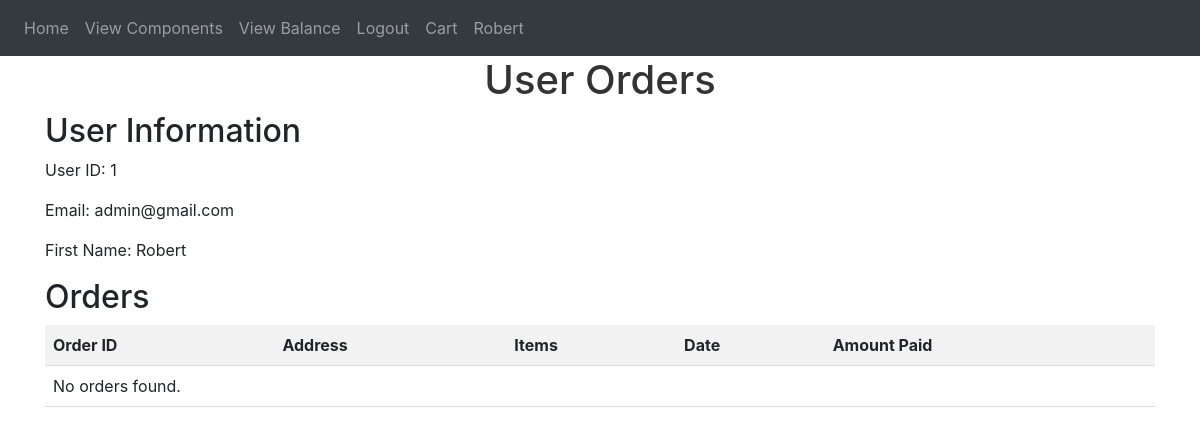
/userOrders?userID=1 (signed in), run on an earlier commit of the app's database.
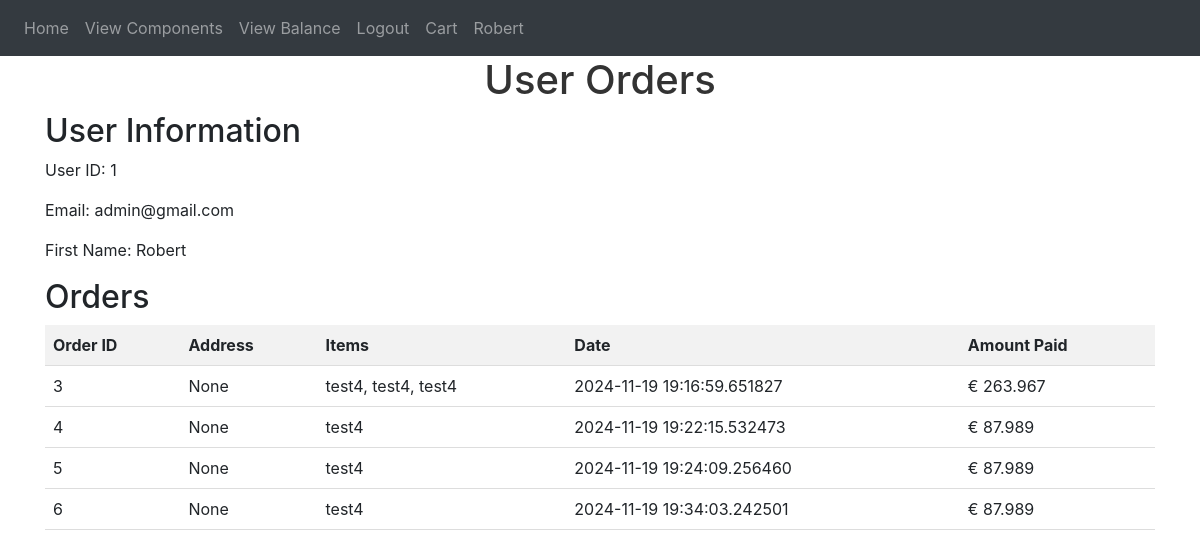
And on a later commit of the database.
### website/models.py (models this page shows)
class Order(db.Model):
    __tablename__ = 'order'
    id = db.Column(db.Integer, primary_key=True)
    address = db.Column(db.String(255))
    amountPaid = db.Column(db.Integer, nullable=False)
    orderItems = db.Column(db.String, nullable=False)
    orderDate = db.Column(db.DateTime, nullable=False, default=datetime.utcnow)  # New column for order date
    user_id = db.Column(db.Integer, db.ForeignKey('user.id'), nullable=False)

class Component(db.Model):
    id = db.Column(db.Integer, primary_key=True)
    name = db.Column(db.String(100), nullable=False)
    description = db.Column(db.Text, nullable=False)
    image_url = db.Column(db.String(200), nullable=False)
    price = db.Column(db.Float, nullable=False)
    stock = db.Column(db.Integer, nullable=False)
    rating = db.Column(db.Float, nullable=True)
    priceModifier = db.Column(db.Float, nullable=False, default=1)
    isOnSale = db.Column(db.Boolean, default=False)
    created_at = db.Column(db.DateTime, default=datetime.utcnow)

### website/views.py (the view)
@views.route("/userOrders",methods=["GET","POST"])
@login_required
def userOrders():
    currencyMultiplier = 0
    currencySymbol="None"
    if current_user.Country == "LT":
        currencyMultiplier = 1.10
        currencySymbol = "€"
    if current_user.Country == "USA":
        currencyMultiplier = 1
        currencySymbol = "$"
    userID = request.args.get('userID')
    user = User.query.get(userID)
    components = Component.query.all()
    user_orders = Order.query.filter_by(user_id=userID).all()
    return render_template('userOrders.html',user=user,user_orders=user_orders,components=components, get_component_names=get_component_names,currencyMultiplier=currencyMultiplier,currencySymbol=currencySymbol)

### website/views.py (called while the page is built)
def get_component_names(order_items):
    order_items = order_items.strip("[]")  # Remove "[" and "]"
    if order_items == "Empty":
        return "No items"
    ids = order_items.split(',')
    component_names = []
    for id in ids:
        id = id.strip()  # Remove leading/trailing whitespace
        if id:  # Check if the ID is not empty
            try:
                id = int(id)
                component = Component.query.get(id)
                if component:
                    component_names.append(component.name)
            except ValueError:
                pass  # Skip non-integer IDs
    return ', '.join(component_names)

### website/templates/userOrders.html (shortened to what this page needs)
{% extends "base.html" %}
{% block link %}
<link rel="stylesheet" type="text/css" href="{{ url_for('static', filename='design.css') }}">
{% endblock %}
{% block content %}
<h1>User Orders</h1>
<h2>User Information</h2>
<p>User ID: {{ user.id }}</p>
<p>Email: {{ user.email }}</p>
<p>First Name: {{ user.first_name }}</p>
<h2>Orders</h2>
<table>
    <thead>
        <tr>
            <th>Order ID</th>
            <th>Address</th>
            <th>Items</th>
            <th>Date</th>
            <th>Amount Paid</th>
        </tr>
    </thead>
    <tbody>
        {% if user_orders %}
            {% for order in user_orders %}
            <tr>
                <td>{{ order.id }}</td>
                <td>{{ order.address }}</td>
                <td>{{ get_component_names(order.orderItems) }}</td>
                <td>{{ order.orderDate }}</td>
                <td>{{ currencySymbol }} {{ order.amountPaid * currencyMultiplier }}</td>
            </tr>
            {% endfor %}
        {% else %}
            <tr>
                <td colspan="5">No orders found.</td>
            </tr>
        {% endif %}
    </tbody>
</table>
{% endblock %}

What changed in the data, as far as the page shows it:
added Order: id "3", address "None", orderItems.name "test4, test4, test4", orderDate "2024-11-19 19:16:59.651827", currencySymbol "€", order.amountPaid*currencyMultiplier "263.967"
added Order: id "4", address "None", orderItems.name "test4", orderDate "2024-11-19 19:22:15.532473", currencySymbol "€", order.amountPaid*currencyMultiplier "87.989"
added Order: id "5", address "None", orderItems.name "test4", orderDate "2024-11-19 19:24:09.256460", currencySymbol "€", order.amountPaid*currencyMultiplier "87.989"
added Order: id "6", address "None", orderItems.name "test4", orderDate "2024-11-19 19:34:03.242501", currencySymbol "€", order.amountPaid*currencyMultiplier "87.989"
Also different on the page:
text no longer shown: "No orders found."
